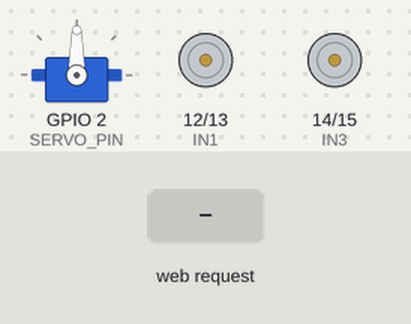
Recording of a sketch running on a simulated ESP32. On the bench: servo, motor-driver pin pairs drawn as motors (green arrow = first pin HIGH = forward, orange = second pin HIGH = backward, longer = more drive). The test bench sets the inputs (shaded band). WiFi joins after 1.5 s; servers stay silent unless stated; the camera gives no picture; what the sketch prints to the serial monitor is not drawn.

Above: at 3.0 s.
3.1 s: HTTP request GET /control?move=F received
At 3.7 s:
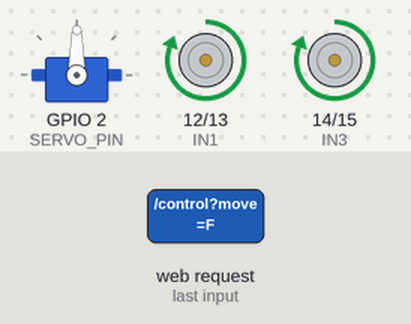
4.6 s: HTTP request GET /control?move=B received
At 4.9 s:
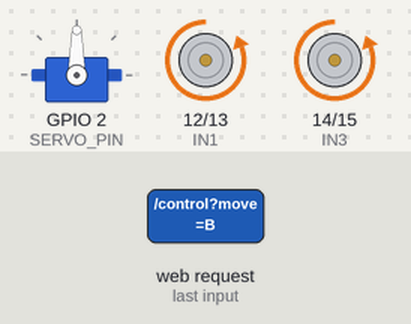
6.1 s: HTTP request GET /control?move=L received
At 7.2 s:
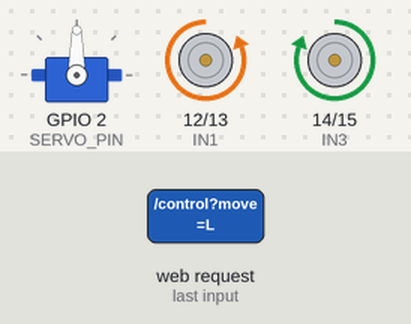
7.6 s: HTTP request GET /control?move=R received
At 8.3 s:
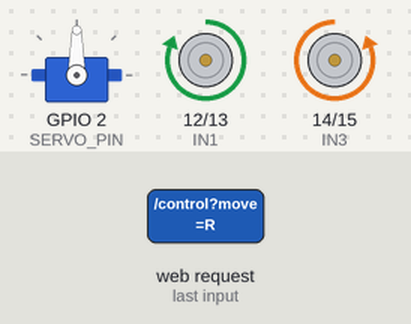
9.1 s: HTTP request GET /control received
At 9.5 s:
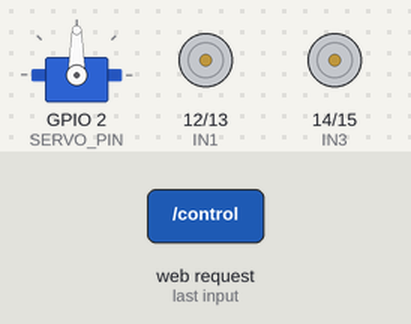
Timing chart, 0 to 11.6 s (numbered marks = the images above; inputs shaded):
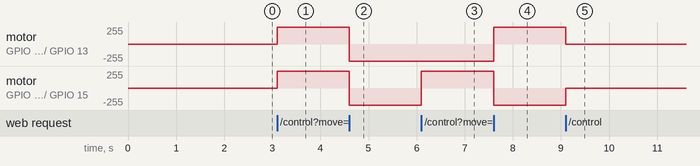

The sketch:

ESP32_ROVER.ino
```cpp
#include "esp_camera.h"
#include <WiFi.h>
#include <WebServer.h>
#include <ESP32Servo.h>

// --- Credentials ---
const char* ssid = "*********";
const char* password = "********";

// --- Motor Pins (L298N) ---
#define IN1 12
#define IN2 13
#define IN3 14
#define IN4 15

// --- Servo Configuration ---
#define SERVO_PIN 2
Servo tiltServo;
int currentAngle = 90;

// --- Camera Pins (AI Thinker) ---
#define PWDN_GPIO_NUM     32
#define RESET_GPIO_NUM    -1
#define XCLK_GPIO_NUM      0
#define SIOD_GPIO_NUM     26
#define SIOC_GPIO_NUM     27
#define Y9_GPIO_NUM       35
#define Y8_GPIO_NUM       34
#define Y7_GPIO_NUM       39
#define Y6_GPIO_NUM       36
#define Y5_GPIO_NUM       21
#define Y4_GPIO_NUM       19
#define Y3_GPIO_NUM       18
#define Y2_GPIO_NUM        5
#define VSYNC_GPIO_NUM    25
#define HREF_GPIO_NUM     23
#define PCLK_GPIO_NUM     22

WebServer controlServer(80);
WiFiServer streamServer(81);

// ===== Motor Control Functions =====
void stopMotors() {
  digitalWrite(IN1, LOW); digitalWrite(IN2, LOW);
  digitalWrite(IN3, LOW); digitalWrite(IN4, LOW);
}

void moveForward() {
  digitalWrite(IN1, HIGH); digitalWrite(IN2, LOW);
  digitalWrite(IN3, HIGH); digitalWrite(IN4, LOW);
}

void moveBackward() {
  digitalWrite(IN1, LOW); digitalWrite(IN2, HIGH);
  digitalWrite(IN3, LOW); digitalWrite(IN4, HIGH);
}

void turnLeft() {
  digitalWrite(IN1, LOW); digitalWrite(IN2, HIGH);
  digitalWrite(IN3, HIGH); digitalWrite(IN4, LOW);
}

void turnRight() {
  digitalWrite(IN1, HIGH); digitalWrite(IN2, LOW);
  digitalWrite(IN3, LOW); digitalWrite(IN4, HIGH);
}

// ===== Web Control UI =====
void handleRoot() {
  String html = "<html><head><meta name='viewport' content='width=device-width, initial-scale=1'><style>";
  html += "button { width: 90px; height: 60px; font-size: 18px; margin: 5px; border-radius: 10px; }";
  html += ".btns { display: flex; flex-wrap: wrap; justify-content: center; }";
  html += "img { width: 100%; max-width: 400px; border: 3px solid #333; }";
  html += "</style></head><body><h2 align='center'>PERIMETER ROVER</h2>";
  html += "<div align='center'><img src='http://" + WiFi.localIP().toString() + ":81/stream'></div>";
  html += "<div class='btns'><button onclick=\"send('F')\">FWD</button><br>";
  html += "<button onclick=\"send('L')\">LEFT</button><button onclick=\"send('S')\">STOP</button><button onclick=\"send('R')\">RIGHT</button><br>";
  html += "<button onclick=\"send('B')\">BACK</button></div>";
  html += "<hr><h3>Camera Tilt</h3><div class='btns'>";
  html += "<button onclick=\"tilt('up')\">UP</button><button onclick=\"tilt('center')\">CENTER</button><button onclick=\"tilt('down')\">DOWN</button>";
  html += "</div><script>function send(c){fetch('/control?move='+c);} function tilt(d){fetch('/servo?dir='+d);}</script></body></html>";
  controlServer.send(200, "text/html", html);
}

// ===== Handlers =====
void handleControl() {
  String move = controlServer.arg("move");
  if (move == "F") moveForward();
  else if (move == "B") moveBackward();
  else if (move == "L") turnLeft();
  else if (move == "R") turnRight();
  else stopMotors();
  controlServer.send(204, "", "");
}

void handleServo() {
  String dir = controlServer.arg("dir");
  if (dir == "up") currentAngle = min(180, currentAngle + 20);
  else if (dir == "down") currentAngle = max(0, currentAngle - 20);
  else if (dir == "center") currentAngle = 90;
  tiltServo.write(currentAngle);
  controlServer.send(204, "", "");
}

// ===== Camera & Streaming =====
void startCamera() {
  camera_config_t config;
  config.ledc_channel = LEDC_CHANNEL_0;
  config.ledc_timer = LEDC_TIMER_0;
  config.pin_d0 = Y2_GPIO_NUM; config.pin_d1 = Y3_GPIO_NUM;
  config.pin_d2 = Y4_GPIO_NUM; config.pin_d3 = Y5_GPIO_NUM;
  config.pin_d4 = Y6_GPIO_NUM; config.pin_d5 = Y7_GPIO_NUM;
  config.pin_d6 = Y8_GPIO_NUM; config.pin_d7 = Y9_GPIO_NUM;
  config.pin_xclk = XCLK_GPIO_NUM;
  config.pin_pclk = PCLK_GPIO_NUM;
  config.pin_vsync = VSYNC_GPIO_NUM;
  config.pin_href  = HREF_GPIO_NUM;
  config.pin_sscb_sda = SIOD_GPIO_NUM;
  config.pin_sscb_scl = SIOC_GPIO_NUM;
  config.pin_pwdn = PWDN_GPIO_NUM;
  config.pin_reset = RESET_GPIO_NUM;
  config.xclk_freq_hz = 20000000;
  config.pixel_format = PIXFORMAT_GRAYSCALE;
  config.frame_size = FRAMESIZE_CIF;
  config.jpeg_quality = 12;
  config.fb_count = 1;

  if (esp_camera_init(&config) != ESP_OK) { Serial.println("Camera Fail"); while(1); }
}

void streamTask(void* p) {
  while (1) {
    WiFiClient client = streamServer.available();
    if (client) {
      client.println("HTTP/1.1 200 OK\r\nContent-Type: multipart/x-mixed-replace; boundary=frame\r\n");
      while (client.connected()) {
        camera_fb_t *fb = esp_camera_fb_get();
        if (!fb) continue;
        uint8_t* jb = NULL; size_t jl = 0;
        if (frame2jpg(fb, 40, &jb, &jl)) {
          client.printf("--frame\r\nContent-Type: image/jpeg\r\nContent-Length: %u\r\n\r\n", jl);
          client.write(jb, jl); client.print("\r\n");
          free(jb);
        }
        esp_camera_fb_return(fb);
        vTaskDelay(30 / portTICK_PERIOD_MS);
      }
    }
    vTaskDelay(1);
  }
}

// ===== Mandatory Arduino Functions =====
void setup() {
  Serial.begin(115200);

  // Motors
  pinMode(IN1, OUTPUT); pinMode(IN2, OUTPUT);
  pinMode(IN3, OUTPUT); pinMode(IN4, OUTPUT);
  stopMotors();

  // Servo (Core 3.3.7 uses specific timers)
  ESP32PWM::allocateTimer(0);
  tiltServo.setPeriodHertz(50);
  tiltServo.attach(SERVO_PIN, 500, 2400);
  tiltServo.write(currentAngle);

  // WiFi
  WiFi.begin(ssid, password);
  while (WiFi.status() != WL_CONNECTED) { delay(500); Serial.print("."); }
  Serial.println("\nIP: " + WiFi.localIP().toString());

  startCamera();
  controlServer.on("/", handleRoot);
  controlServer.on("/control", handleControl);
  controlServer.on("/servo", handleServo);
  controlServer.begin();
  streamServer.begin();

  xTaskCreatePinnedToCore(streamTask, "stream", 8192, NULL, 1, NULL, 0);
}

void loop() {
  controlServer.handleClient();
}
```

Measured:
- after the input at 3.1 s, motor on GPIO 12 (IN1) / GPIO 13 (IN2), motor on GPIO 14 (IN3) / GPIO 15 (IN4): stopped → forward 255/255 at once
- after the input at 4.6 s, motor on GPIO 12 (IN1) / GPIO 13 (IN2), motor on GPIO 14 (IN3) / GPIO 15 (IN4): forward 255/255 → backward 255/255 at once
- after the input at 6.1 s, motor on GPIO 14 (IN3) / GPIO 15 (IN4): backward 255/255 → forward 255/255 at once
- after the input at 7.6 s, motor on GPIO 12 (IN1) / GPIO 13 (IN2): backward 255/255 → forward 255/255 at once; motor on GPIO 14 (IN3) / GPIO 15 (IN4): forward 255/255 → backward 255/255 at once
- after the input at 9.1 s, motor on GPIO 12 (IN1) / GPIO 13 (IN2): forward 255/255 → stopped at once; motor on GPIO 14 (IN3) / GPIO 15 (IN4): backward 255/255 → stopped at once
